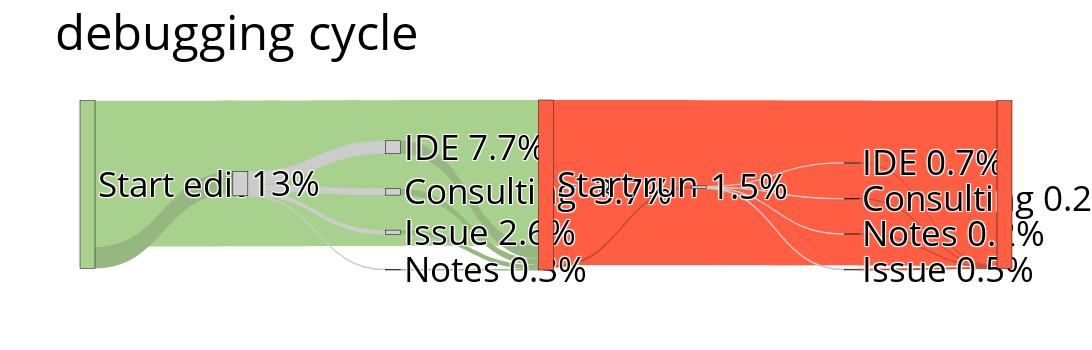

The notebook cell this image was saved under:
### Code cell
with open('cyclesFlowDebugging.json') as f:
  data = json.load(f)


fig = go.Figure(data=[go.Sankey(
    valueformat = ".0f",
    valuesuffix = "TWh",
    # Define nodes
    node = dict(
      pad=35,
      thickness = 15,
      line = dict(color = "black", width = 0.5),
      label =  data['data'][0]['node']['label'],
      color =  data['data'][0]['node']['color'],
    ),
    # Add links
    link = dict(
      source =  data['data'][0]['link']['source'],
      target =  data['data'][0]['link']['target'],
      value =  data['data'][0]['link']['value'],
      label =  data['data'][0]['link']['label'],
      color =  data['data'][0]['link']['color']
))])

fig.update_layout(width=2500, height=350,font_size=35, title_text="debugging cycle",  font_color="black")
fig.write_image("flowDebugging.pdf", engine="kaleido")
fig.show()

### Figure 1 — Plotly figure (JSON) as saved in the notebook; plotly's stock layout.template omitted (floating-point values rounded to 4 significant figures)
{"data": [{"link": {"color": ["rgb(169, 209, 142,0.1)", "rgb(151, 183, 129,0.1)", "rgb(204, 204, 204,0.2)", "rgb(204, 204, 204,0.2)", "rgb(204, 204, 204,0.2)", "rgb(204, 204, 204,0.2)", "rgb(151, 183, 129,0.1)", "rgb(151, 183, 129,0.1)", "rgb(151, 183, 129,0.1)", "rgb(151, 183, 129,0.1)", "rgb(255, 94, 67,0.8)", "rgb(204, 75, 53,0.1)", "rgb(204, 204, 204,0.2)", "rgb(204, 204, 204,0.2)", "rgb(204, 204, 204,0.2)", "rgb(204, 204, 204,0.2)", "rgb(204, 75, 53,0.1)", "rgb(204, 75, 53,0.1)", "rgb(204, 75, 53,0.1)", "rgb(204, 75, 53,0.1)"], "label": ["stream 1", "", "", "", "stream 1", "", "", "Hello world"], "source": [0, 0, 1, 1, 1, 1, 2, 3, 4, 5, 7, 7, 8, 8, 8, 8, 9, 10, 11, 12], "target": [7, 1, 2, 3, 4, 5, 7, 7, 7, 7, 13, 8, 9, 10, 11, 12, 13, 13, 13, 13], "value": [87, 13, 3.78, 7.74, 0.34, 2.58, 3.78, 7.74, 0.34, 2.58, 98.5, 1.5, 0.2, 0.7, 0.2, 0.5, 0.2, 0.7, 0.2, 0.5]}, "node": {"color": ["rgb(169, 209, 142, 0.8)", "rgb(208, 206, 206, 0.8)", "rgb(208, 206, 206, 0.8)", "rgb(208, 206, 206, 0.8)", "rgb(208, 206, 206, 0.8)", "rgb(208, 206, 206, 0.8)", "rgb(169, 209, 142, 0.8)", "rgb(255, 94, 67,0.8)", "rgb(208, 206, 206, 0.8)", "rgb(208, 206, 206, 0.8)", "rgb(208, 206, 206, 0.8)", "rgb(208, 206, 206, 0.8)", "rgb(208, 206, 206, 0.8)", "rgb(255, 94, 67,0.8)"], "label": ["Start edit", "13%", "Consulting  3.7%", "IDE 7.7%", "Notes 0.3%", "Issue 2.6%", "End edit", "Start run", "1.5%", "Consulting 0.2%", "IDE 0.7%", "Notes 0.2%", "Issue 0.5%"], "line": {"color": "black", "width": 0.5}, "pad": 35, "thickness": 15}, "type": "sankey", "valueformat": ".0f", "valuesuffix": "TWh"}], "layout": {"font": {"color": "black", "size": 35}, "height": 350, "title": {"text": "debugging cycle"}, "width": 2500}}
